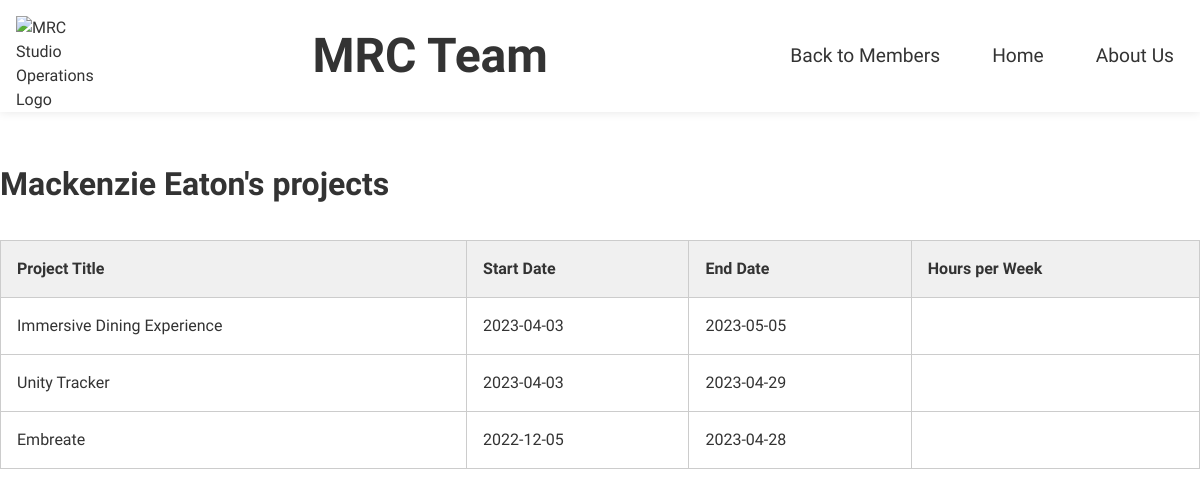
The page /view_person.php?id=11 on the database its author committed.
### tables this page shows
CREATE TABLE `people` (
  `id` int NOT NULL AUTO_INCREMENT,
  `first_name` varchar(255) NOT NULL,
  `last_name` varchar(255) NOT NULL,
  `employee_type` varchar(255) NOT NULL,
  PRIMARY KEY (`id`)
);

CREATE TABLE `project_people` (
  `id` int NOT NULL AUTO_INCREMENT,
  `project_id` int NOT NULL,
  `people_id` int NOT NULL,
  `start_date` date NOT NULL,
  `end_date` date NOT NULL,
  PRIMARY KEY (`id`),
  KEY `project_id` (`project_id`),
  KEY `people_id` (`people_id`),
  CONSTRAINT `fk_project_people_people_id` FOREIGN KEY (`people_id`) REFERENCES `people` (`id`) ON DELETE CASCADE,
  CONSTRAINT `fk_project_people_project_id` FOREIGN KEY (`project_id`) REFERENCES `projects` (`id`) ON DELETE CASCADE,
  CONSTRAINT `project_people_ibfk_1` FOREIGN KEY (`project_id`) REFERENCES `projects` (`id`),
  CONSTRAINT `project_people_ibfk_2` FOREIGN KEY (`people_id`) REFERENCES `people` (`id`)
);

CREATE TABLE `projects` (
  `id` int NOT NULL AUTO_INCREMENT,
  `project_title` varchar(255) NOT NULL,
  `partner_company` varchar(255) NOT NULL,
  `start_date` date NOT NULL,
  `fund_type` varchar(255) NOT NULL,
  `project_type` varchar(255) NOT NULL,
  `status` enum('pending','scoping','discovery','consideration','completed','in-progress') NOT NULL DEFAULT 'discovery',
  `end_date` date DEFAULT NULL,
  `project_description` text,
  `assigned_to` json DEFAULT NULL,
  PRIMARY KEY (`id`)
);

### view_person.php (the view, shortened to what this page needs)
<!DOCTYPE html>
<html>
<head>
    <link rel="stylesheet" href="index.css">
	<link rel="stylesheet" href="https://cdnjs.cloudflare.com/ajax/libs/font-awesome/6.0.0-beta3/css/all.min.css">
</head>
<body>
<header>
    <div class="logo">
      <img src="https://encrypted-tbn0.gstatic.com/images?q=tbn:ANd9GcS_aEwjE_hEdGeBWihBJaTIRDG2XSiSNbAlwlPB-iRhxBJsqL7DEnbuGaQmbTBWHhLim-A&usqp=CAU" alt="MRC Studio Operations Logo">
    </div>
    <h1>MRC Team</h1>
    <nav>
      <ul>
      <li><a href="people.php">Back to Members</a></li>
        <li><a href="index.php">Home</a></li>
        <li><a href="about.php">About Us</a></li>
      </ul>
    </nav>
  </header>
  <?php
$host = 'localhost';
$user = 'root';
$password = 'elaine12';
$database = 'operations';
$conn = mysqli_connect($host, $user, $password, $database);
if (isset($_GET['id'])) {
    $person_id = $_GET['id'];
    $person_query = "SELECT * FROM people WHERE id = $person_id";
    $person_result = mysqli_query($conn, $person_query);
    $person = mysqli_fetch_assoc($person_result);
    $project_query = "SELECT * FROM projects p JOIN project_people pp ON p.id = pp.project_id WHERE pp.people_id = $person_id ORDER BY p.start_date DESC";
    $project_result = mysqli_query($conn, $project_query);
    if (mysqli_num_rows($project_result) > 0) {
      echo "<br/><br/><h3>{$person['first_name']} {$person['last_name']}'s projects</h3>";
      echo "<table>";
      echo "<thead>";
      echo "<tr><th>Project Title</th><th>Start Date</th><th>End Date</th><th>Hours per Week</th></tr>";
      echo "</thead>";
      echo "<tbody>";
      while ($row = mysqli_fetch_assoc($project_result)) {
        echo "<tr>";
        echo "<td>{$row['project_title']}</td>";
        echo "<td>{$row['start_date']}</td>";
        echo "<td>{$row['end_date']}</td>";
        echo "<td></td>";
        echo "</tr>";
      }
      echo "</tbody>";
      echo "</table>";
    } else {
      echo "<br/>No projects found for this person.";
    }
  }
?>

### index.css (style rules this page uses)
* { box-sizing: border-box; margin: 0; padding: 0; }
body { font-family: 'Cabin', sans-serif; font-size: 16px; line-height: 1.5; color: #333; }
a { text-decoration: none; color: #333; }
ul { list-style: none; }
header { display: flex; align-items: center; justify-content: space-between; padding: 1rem; background-color: #fff; box-shadow: 0 0 10px rgba(0, 0, 0, 0.1); z-index: 1; position: sticky; top: 0; }
.logo { width: 80px; height: 80px; margin-right: 1rem; }
.logo img { width: 100%; height: 100%; object-fit: contain; }
h1 { font-size: 3rem; font-weight: 700; }
h3 { font-size: 2rem; font-weight: 700; }
nav ul { display: flex; }
nav li { margin-left: 2rem; }
nav a { font-size: 1.2rem; font-weight: 500; }
nav ul li a { display: inline-block; padding: 10px; text-decoration: none; color: #333; }
table { width: 100%; margin-top: 2rem; border-collapse: collapse; }
th, td { padding: 1rem; text-align: left; border: 1px solid #ccc; }
th { background-color: #f0f0f0; font-weight: bold; }

### rows shown on the page
people: first_name "Mackenzie", last_name "Eaton"
project_people: project.project_title "Immersive Dining Experience", start_date "2023-04-03", end_date "2023-05-05"
project_people: project.project_title "Unity Tracker", start_date "2023-04-03", end_date "2023-04-29"
project_people: project.project_title "Embreate", start_date "2022-12-05", end_date "2023-04-28"
